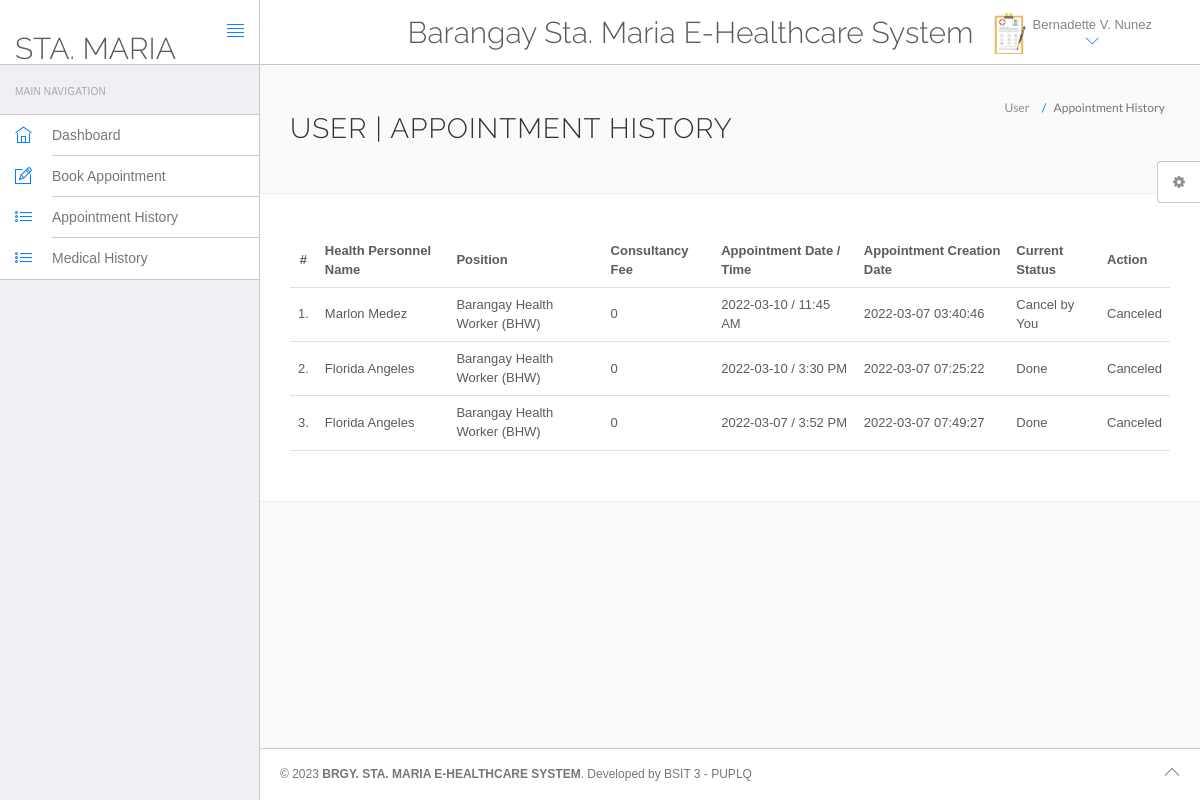
/hospital/hms/appointment-history.php (signed in), run on the app's committed database.
### tables this page shows
CREATE TABLE `users` (
  `id` int(11) NOT NULL,
  `fullName` varchar(255) DEFAULT NULL,
  `address` longtext DEFAULT NULL,
  `city` varchar(255) DEFAULT NULL,
  `gender` varchar(255) DEFAULT NULL,
  `email` varchar(255) DEFAULT NULL,
  `password` varchar(255) DEFAULT NULL,
  `regDate` timestamp NULL DEFAULT current_timestamp(),
  `updationDate` timestamp NULL DEFAULT NULL ON UPDATE current_timestamp()
);

CREATE TABLE `appointment` (
  `id` int(11) NOT NULL,
  `doctorSpecialization` varchar(255) DEFAULT NULL,
  `doctorId` int(11) DEFAULT NULL,
  `userId` int(11) DEFAULT NULL,
  `consultancyFees` int(11) DEFAULT NULL,
  `appointmentDate` varchar(255) DEFAULT NULL,
  `appointmentTime` varchar(255) DEFAULT NULL,
  `postingDate` timestamp NULL DEFAULT current_timestamp(),
  `userStatus` int(11) DEFAULT NULL,
  `doctorStatus` int(11) DEFAULT NULL,
  `updationDate` timestamp NULL DEFAULT NULL ON UPDATE current_timestamp()
);

CREATE TABLE `doctors` (
  `id` int(11) NOT NULL,
  `specilization` varchar(255) DEFAULT NULL,
  `doctorName` varchar(255) DEFAULT NULL,
  `address` longtext DEFAULT NULL,
  `docFees` varchar(255) DEFAULT NULL,
  `contactno` bigint(11) DEFAULT NULL,
  `docEmail` varchar(255) DEFAULT NULL,
  `password` varchar(255) DEFAULT NULL,
  `creationDate` timestamp NULL DEFAULT current_timestamp(),
  `updationDate` timestamp NULL DEFAULT NULL ON UPDATE current_timestamp()
);

### hospital/hms/appointment-history.php (the view, shortened to what this page needs)
<?php
include('include/config.php');
?>
<!DOCTYPE html>
<html lang="en">
	<head>
		<link rel="stylesheet" href="vendor/bootstrap/css/bootstrap.min.css">
		<link rel="stylesheet" href="vendor/fontawesome/css/font-awesome.min.css">
		<link rel="stylesheet" href="vendor/themify-icons/themify-icons.min.css">
		<link href="vendor/animate.css/animate.min.css" rel="stylesheet" media="screen">
		<link href="vendor/perfect-scrollbar/perfect-scrollbar.min.css" rel="stylesheet" media="screen">
		<link href="vendor/switchery/switchery.min.css" rel="stylesheet" media="screen">
		<link href="vendor/bootstrap-touchspin/jquery.bootstrap-touchspin.min.css" rel="stylesheet" media="screen">
		<link href="vendor/select2/select2.min.css" rel="stylesheet" media="screen">
		<link href="vendor/bootstrap-datepicker/bootstrap-datepicker3.standalone.min.css" rel="stylesheet" media="screen">
		<link href="vendor/bootstrap-timepicker/bootstrap-timepicker.min.css" rel="stylesheet" media="screen">
		<link rel="stylesheet" href="assets/css/styles.css">
		<link rel="stylesheet" href="assets/css/plugins.css">
		<link rel="stylesheet" href="assets/css/themes/theme-1.css" id="skin_color" />
	</head>
	<body>
		<div id="app">
<?php include('include/sidebar.php');?>
			<div class="app-content">
					<?php include('include/header.php');?>
				<div class="main-content" >
					<div class="wrap-content container" id="container">
						<section id="page-title">
							<div class="row">
								<div class="col-sm-8">
									<h1 class="mainTitle">User  | Appointment History</h1>
																	</div>
								<ol class="breadcrumb">
									<li>
										<span>User </span>
									</li>
									<li class="active">
										<span>Appointment History</span>
									</li>
								</ol>
							</div>
						</section>
						<div class="container-fluid container-fullw bg-white">
									<div class="row">
								<div class="col-md-12">
									<table class="table table-hover" id="sample-table-1">
										<thead>
											<tr>
												<th class="center">#</th>
												<th class="hidden-xs">Health Personnel Name</th>
												<th>Position</th>
												<th>Consultancy Fee</th>
												<th>Appointment Date / Time </th>
												<th>Appointment Creation Date  </th>
												<th>Current Status</th>
												<th>Action</th>
											</tr>
										</thead>
										<tbody>
<?php
$sql=mysqli_query($con,"select doctors.doctorName as docname,appointment.*  from appointment join doctors on doctors.id=appointment.doctorId where appointment.userId='".$_SESSION['id']."'");
$cnt=1;
while($row=mysqli_fetch_array($sql))
{
?>
											<tr>
												<td class="center"><?php echo $cnt;?>.</td>
												<td class="hidden-xs"><?php echo $row['docname'];?></td>
												<td><?php echo $row['doctorSpecialization'];?></td>
												<td><?php echo $row['consultancyFees'];?></td>
												<td><?php echo $row['appointmentDate'];?> / <?php echo
												 $row['appointmentTime'];?>
												</td>
												<td><?php echo $row['postingDate'];?></td>
												<td>
<?php if(($row['userStatus']==1) && ($row['doctorStatus']==1))
if(($row['userStatus']==0) && ($row['doctorStatus']==1))
{
	echo "Cancel by You";
}
if(($row['userStatus']==1) && ($row['doctorStatus']==0))
{
	echo "Done";
}
												?></td>
												<td >
												<div class="visible-md visible-lg hidden-sm hidden-xs">
							<?php if(($row['userStatus']==1) && ($row['doctorStatus']==1))
{ ?>
	<a href="appointment-history.php?id=<?php echo $row['id']?>&cancel=update" onClick="return confirm('Are you sure you want to cancel this appointment ?')"class="btn btn-transparent btn-xs tooltips" title="Cancel Appointment" tooltip-placement="top" tooltip="Remove">Cancel</a>
	<?php } else {
		echo "Canceled";
		} ?>
												</div>
												</td>
											</tr>
											<?php
$cnt=$cnt+1;
											 }?>
										</tbody>
									</table>
								</div>
							</div>
								</div>
					</div>
				</div>
			</div>
	<?php include('include/footer.php');?>
	<?php include('include/setting.php');?>
		</div>
	</body>
</html>

### hospital/hms/include/sidebar.php
<div class="sidebar app-aside" id="sidebar">
				<div class="sidebar-container perfect-scrollbar">
<nav>
						<div class="navbar-title">
							<span>Main Navigation</span>
						</div>
						<ul class="main-navigation-menu">
							<li>
								<a href="dashboard.php">
									<div class="item-content">
										<div class="item-media">
											<i class="ti-home"></i>
										</div>
										<div class="item-inner">
											<span class="title"> Dashboard </span>
										</div>
									</div>
								</a>
							</li>
							<li>
								<a href="book-appointment.php">
									<div class="item-content">
										<div class="item-media">
											<i class="ti-pencil-alt"></i>
										</div>
										<div class="item-inner">
											<span class="title"> Book Appointment </span>
										</div>
									</div>
								</a>
							</li>
							<li>
								<a href="appointment-history.php">
									<div class="item-content">
										<div class="item-media">
											<i class="ti-list"></i>
										</div>
										<div class="item-inner">
											<span class="title"> Appointment History </span>
										</div>
									</div>
								</a>
							</li>
<li>
								<a href="manage-medhistory.php">
									<div class="item-content">
										<div class="item-media">
											<i class="ti-list"></i>
										</div>
										<div class="item-inner">
											<span class="title"> Medical History </span>
										</div>
									</div>
								</a>
							</li>
						</ul>
					</nav>
					</div>
			</div>

### hospital/hms/include/header.php (shortened to what this page needs)
<header class="navbar navbar-default navbar-static-top">
					<div class="navbar-header">
						<a class="navbar-brand" href="#">
							<h2 style="padding-top:20% ">STA. MARIA </h2>
						</a>
						<a href="#" class="sidebar-toggler pull-right visible-md visible-lg" data-toggle-class="app-sidebar-closed" data-toggle-target="#app">
							<i class="ti-align-justify"></i>
						</a>
					</div>
					<div class="navbar-collapse collapse">
						<ul class="nav navbar-right">
								<li  style="padding-top:2% ">
								<h2>Barangay Sta. Maria E-Healthcare System </h2>
							</li>
							<li class="dropdown current-user">
								<a href class="dropdown-toggle" data-toggle="dropdown">
									<img src="assets/images/patient.jpg"> <span class="username">
									<?php $query=mysqli_query($con,"select fullName from users where id='".$_SESSION['id']."'");
while($row=mysqli_fetch_array($query))
{
	echo $row['fullName'];
}
									?> <i class="ti-angle-down"></i></i></span>
								</a>
							</li>
						</ul>
					</div>
				</header>

### hospital/hms/include/footer.php
<footer>
				<div class="footer-inner">
					<div class="pull-left">
						&copy; <span class="current-year"></span><span class="text-bold text-uppercase"> Brgy. Sta. Maria E-Healthcare System</span>. <span>Developed by BSIT 3 - PUPLQ</span>
					</div>
					<div class="pull-right">
						<span class="go-top"><i class="ti-angle-up"></i></span>
					</div>
				</div>
			</footer>

### hospital/hms/include/setting.php (shortened to what this page needs)
<div class="settings panel panel-default hidden-xs hidden-sm" id="settings">
				<button ct-toggle="toggle" data-toggle-class="active" data-toggle-target="#settings" class="btn btn-default">
					<i class="fa fa-spin fa-gear"></i>
				</button>
			</div>

### hospital/hms/assets/css/plugins.css (style rules this page uses)
.perfect-scrollbar { overflow-y: hidden !important; }

### hospital/hms/assets/css/themes/theme-1.css (style rules this page uses)
body { background: #FAFAFA; }
header .navbar-header { background: #ffffff !important; border-right-color: #c8c7cc !important; border-bottom-color: #c8c7cc !important; }
header .navbar-header .sidebar-toggler, header .navbar-header .sidebar-mobile-toggler { color: #007aff !important; }
header .navbar-header .navbar-brand { color: #777 !important; }
header .navbar-collapse { background: #ffffff !important; border-bottom-color: #c8c7cc !important; box-shadow: none !important; }
header .navbar-collapse .navbar-right > li > a { color: #777; }
header .navbar-collapse .navbar-right > li > a i { color: #007aff !important; }
#sidebar { background: #EFEFF4 !important; }
#sidebar:before { border-right-width: "1px" !important; border-right-style: solid; border-right-color: #c8c7cc !important; }
#sidebar nav { border-right-width: "1px" !important; border-right-style: solid; border-right-color: #c8c7cc !important; }
#sidebar nav .navbar-title { color: #aaaaaa; }
#sidebar nav > ul { background: #ffffff !important; border-bottom-color: #c8c7cc !important; border-top-color: #c8c7cc !important; }
#sidebar nav > ul > li > a .item-media > i { color: #007aff !important; }
#sidebar nav > ul > li > a .item-inner { color: #777 !important; border-bottom-color: #c8c7cc; }
#app > footer { background: #ffffff !important; border-top-color: #c8c7cc !important; color: #777; }

### data on the page
users: fullName "Bernadette V. Nunez"
appointment: doctorId.doctorName "Marlon Medez", doctorSpecialization "Barangay Health Worker (BHW)", consultancyFees "0", appointmentDate "2022-03-10", appointmentTime "11:45 AM", postingDate "2022-03-07 03:40:46", userStatus "Cancel by You"
appointment: doctorId.doctorName "Florida Angeles", doctorSpecialization "Barangay Health Worker (BHW)", consultancyFees "0", appointmentDate "2022-03-10", appointmentTime "3:30 PM", postingDate "2022-03-07 07:25:22", userStatus "Done"
appointment: doctorId.doctorName "Florida Angeles", doctorSpecialization "Barangay Health Worker (BHW)", consultancyFees "0", appointmentDate "2022-03-07", appointmentTime "3:52 PM", postingDate "2022-03-07 07:49:27", userStatus "Done"
